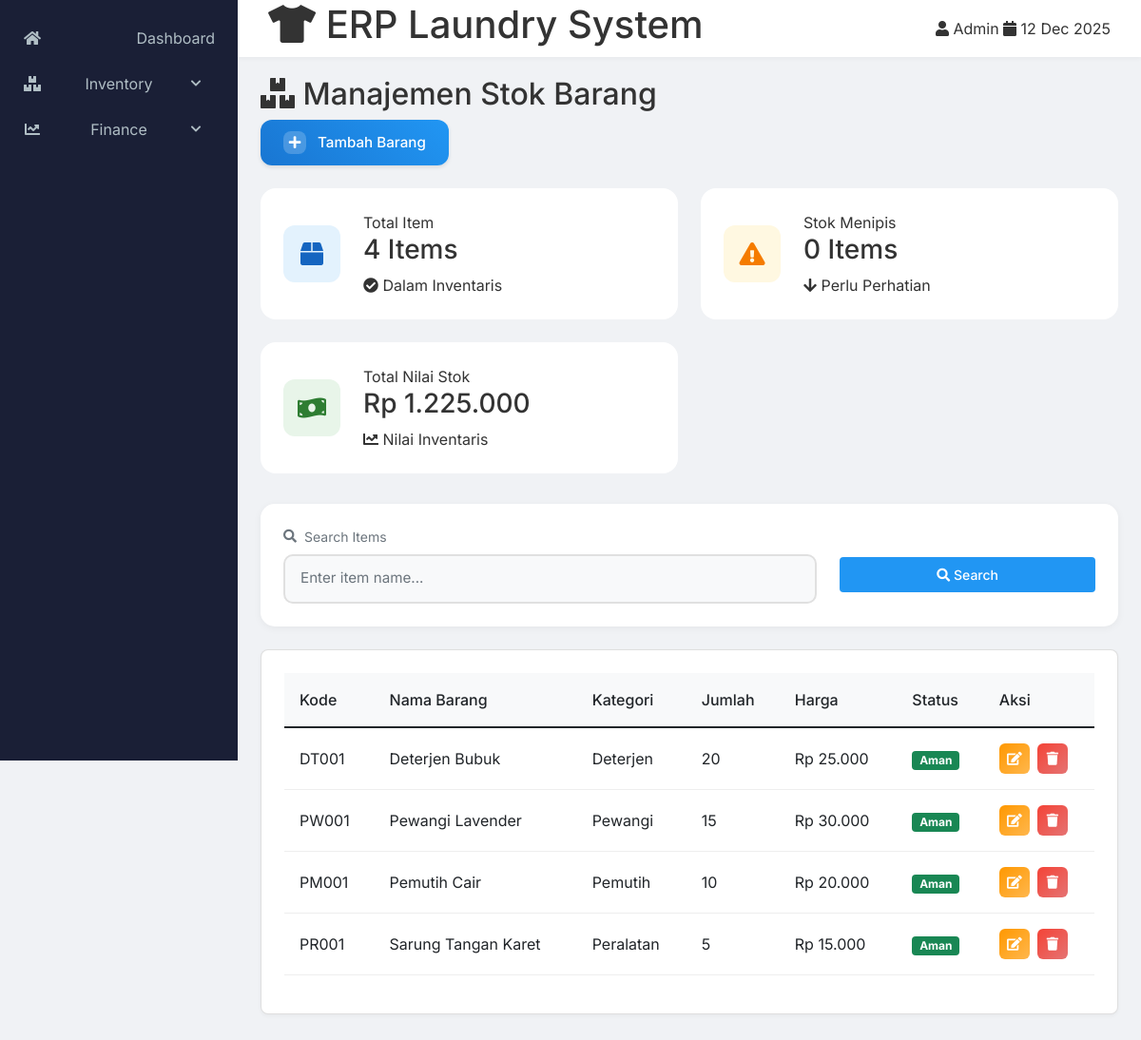
Screenshot of /view/Inventory/list.php with the database file from the repository.
### tables this page shows
CREATE TABLE stok_barang (
    id_barang INT PRIMARY KEY AUTO_INCREMENT,
    kode_barang VARCHAR(20) UNIQUE,
    nama_barang VARCHAR(100),
    kategori ENUM('Deterjen', 'Pewangi', 'Pemutih', 'Peralatan', 'Supplies'),
    jumlah INT,
    satuan VARCHAR(20),
    harga_satuan DECIMAL(10,2),
    min_stok INT,
    max_stok INT,
    lokasi_simpan VARCHAR(50),
    STATUS ENUM('Aktif', 'Tidak Aktif') DEFAULT 'Aktif',
    tanggal_update TIMESTAMP DEFAULT CURRENT_TIMESTAMP
);

### controller/InventoryController.php (called while the page is built, shortened)
<?php
require_once __DIR__ . '/../model/InventoryModel.php';
class InventoryController {
    private $model;
    public function __construct($conn) {
        $this->model = new InventoryModel($conn);
    }
    public function index() {
        return $this->model->getAllStock();
    }
    public function getTotalItems() {
        return $this->model->countTotalItems();
    }
    public function getLowStockCount() {
        return $this->model->countLowStockItems();
    }
    public function getTotalValue() {
        return $this->model->calculateTotalValue();
    }
}
?>

### model/InventoryModel.php (called while the page is built, shortened)
<?php
class InventoryModel {
    private $conn;
    public function __construct($conn) {
        $this->conn = $conn;
    }
    public function getAllStock() {
        $sql = "SELECT *,
                CASE
                    WHEN jumlah <= min_stok THEN 'Kritis'
                    WHEN jumlah <= (min_stok + ((max_stok - min_stok) * 0.2)) THEN 'Rendah'
                    ELSE 'Aman'
                END as status_stok
                FROM stok_barang
                WHERE status = 'Aktif'
                ORDER BY status_stok ASC, kategori ASC";
        return mysqli_query($this->conn, $sql);
    }
    public function countTotalItems() {
        $sql = "SELECT COUNT(*) as total FROM stok_barang WHERE status = 'Aktif'";
        $result = mysqli_query($this->conn, $sql);
        $row = mysqli_fetch_assoc($result);
        return $row['total'];
    }
    public function countLowStockItems() {
        $sql = "SELECT COUNT(*) as total FROM stok_barang
                WHERE jumlah <= min_stok AND status = 'Aktif'";
        $result = mysqli_query($this->conn, $sql);
        $row = mysqli_fetch_assoc($result);
        return $row['total'];
    }
    public function calculateTotalValue() {
        $sql = "SELECT SUM(jumlah * harga_satuan) as total_value
                FROM stok_barang
                WHERE status = 'Aktif'";
        $result = mysqli_query($this->conn, $sql);
        $row = mysqli_fetch_assoc($result);
        return $row['total_value'] ?? 0;
    }
}

### view/Inventory/list.php (the view, shortened to what this page needs)
<?php
require_once '../../controller/InventoryController.php';
require_once '../../config/koneksi.php';
include '../layout/header.php';
include '../layout/sidebar.php';
$controller = new InventoryController($conn);
?>
<div class="container">
    <div class="page-header mb-4">
        <h2><i class="fas fa-boxes"></i> Manajemen Stok Barang</h2>
        <div class="header-actions">
            <a href="form.php" class="btn btn-custom-primary btn-with-icon">
                <div class="btn-icon">
                    <i class="fas fa-plus"></i>
                </div>
                <span>Tambah Barang</span>
            </a>
        </div>
    </div>
    <div class="finance-summary">
        <div class="summary-card inventory-total" data-aos="fade-up" data-aos-delay="100">
            <div class="icon-wrapper">
                <i class="fas fa-box"></i>
            </div>
            <div class="info">
                <span class="label">Total Item</span>
                <h3 class="amount"><?= $controller->getTotalItems() ?> Items</h3>
                <div class="trend positive">
                    <i class="fas fa-check-circle"></i>
                    <span>Dalam Inventaris</span>
                </div>
            </div>
        </div>
        <div class="summary-card inventory-warning" data-aos="fade-up" data-aos-delay="200">
            <div class="icon-wrapper">
                <i class="fas fa-exclamation-triangle"></i>
            </div>
            <div class="info">
                <span class="label">Stok Menipis</span>
                <h3 class="amount"><?= $controller->getLowStockCount() ?> Items</h3>
                <div class="trend warning">
                    <i class="fas fa-arrow-down"></i>
                    <span>Perlu Perhatian</span>
                </div>
            </div>
        </div>
        <div class="summary-card inventory-value" data-aos="fade-up" data-aos-delay="300">
            <div class="icon-wrapper">
                <i class="fas fa-money-bill-wave"></i>
            </div>
            <div class="info">
                <span class="label">Total Nilai Stok</span>
                <h3 class="amount">Rp <?= number_format($controller->getTotalValue(), 0, ',', '.') ?></h3>
                <div class="trend">
                    <i class="fas fa-chart-line"></i>
                    <span>Nilai Inventaris</span>
                </div>
            </div>
        </div>
    </div>
    <div class="card filter-card mb-4" data-aos="fade-up" data-aos-delay="400">
        <div class="card-body">
            <div class="row">
                <div class="col-md-8">
                    <div class="search-box">
                        <label class="form-label text-muted">
                            <i class="fas fa-search"></i> Search Items
                        </label>
                        <div class="input-group">
                            <input type="text" id="searchInput" class="form-control custom-input"
                                   placeholder="Enter item name...">
                        </div>
                    </div>
                </div>
                <div class="col-md-4">
                    <label class="form-label text-muted">&nbsp;</label>
                    <button onclick="filterData()" class="btn btn-primary w-100 custom-button">
                        <i class="fas fa-search"></i> Search
                    </button>
                </div>
            </div>
        </div>
    </div>
    <div class="card" data-aos="fade-up" data-aos-delay="500">
        <div class="card-body">
            <div class="table-responsive">
                <table class="table">
                    <thead>
                        <tr>
                            <th>Kode</th>
                            <th>Nama Barang</th>
                            <th>Kategori</th>
                            <th>Jumlah</th>
                            <th>Harga</th>
                            <th>Status</th>
                            <th>Aksi</th>
                        </tr>
                    </thead>
                    <tbody>
                        <?php
                        $data = $controller->index();
                        while($row = mysqli_fetch_assoc($data)):
                        ?>
                        <tr>
                            <td><?= $row['kode_barang'] ?></td>
                            <td><?= $row['nama_barang'] ?></td>
                            <td><?= $row['kategori'] ?></td>
                            <td><?= $row['jumlah'] ?></td>
                            <td>Rp <?= number_format($row['harga_satuan'], 0, ',', '.') ?></td>
                            <td>
                                <span class="badge bg-<?= $row['jumlah'] <= $row['min_stok'] ? 'danger' : 'success' ?>">
                                    <?= $row['jumlah'] <= $row['min_stok'] ? 'Kritis' : 'Aman' ?>
                                </span>
                            </td>
                            <td>
                                <div class="action-buttons">
                                    <a href="form.php?id=<?= $row['id_barang'] ?>"
                                       class="btn btn-sm btn-custom-warning"
                                       data-bs-toggle="tooltip"
                                       title="Edit">
                                        <i class="fas fa-edit"></i>
                                    </a>
                                    <button type="button"
                                            class="btn btn-sm btn-custom-danger"
                                            onclick="deleteBarang(<?= $row['id_barang'] ?>)"
                                            data-bs-toggle="tooltip"
                                            title="Hapus">
                                        <i class="fas fa-trash"></i>
                                    </button>
                                </div>
                            </td>
                        </tr>
                        <?php endwhile; ?>
                    </tbody>
                </table>
            </div>
        </div>
    </div>
</div>
<?php include '../layout/footer.php'; ?>

### assets/css/style.css (style rules this page uses)
* { margin: 0; padding: 0; box-sizing: border-box; }
body { font-family: 'Inter', sans-serif; background: #f0f2f5; color: #333; min-height: 100vh; margin: 0; display: flex; }
.container { padding: 80px 24px 24px; max-width: 1400px; margin: 0 auto; }
.card { background: white; border-radius: 8px; box-shadow: 0 2px 4px rgba(0,0,0,0.04); margin-bottom: 1.5rem; }
.card-body { padding: 1.5rem; }
.table { width: 100%; border-collapse: collapse; }
.table th, .table td { padding: 1rem; text-align: left; border-bottom: 1px solid #eee; }
.table th { background: #f8f9fa; font-weight: 500; white-space: nowrap; position: sticky; top: 0; z-index: 1; }
.table td { vertical-align: middle; }
.table-responsive { overflow-x: auto; margin: 0 -1.5rem; padding: 0 1.5rem; }
.form-control { width: 100%; padding: 0.5rem; border: 1px solid #ddd; border-radius: 4px; font-size: 0.875rem; }
.btn { padding: 0.5rem 1rem; border-radius: 4px; font-size: 0.875rem; font-weight: 500; cursor: pointer; border: none; transition: all 0.3s; }
.btn-primary { background: #2196F3; color: white; }
.mb-4 { margin-bottom: 1.5rem; }

### view/Inventory/list.php (style rules this page uses)
.finance-summary { display: grid; grid-template-columns: repeat(auto-fit, minmax(300px, 1fr)); gap: 1.5rem; margin-bottom: 2rem; }
.summary-card { background: white; border-radius: 16px; padding: 1.5rem; display: flex; align-items: center; gap: 1.5rem; transition: transform 0.3s ease, box-shadow 0.3s ease; }
.summary-card .icon-wrapper { width: 60px; height: 60px; border-radius: 12px; display: flex; align-items: center; justify-content: center; font-size: 24px; }
.inventory-total .icon-wrapper { background: #e3f2fd; color: #1565c0; }
.inventory-warning .icon-wrapper { background: #fff8e1; color: #f57c00; }
.inventory-value .icon-wrapper { background: #e8f5e9; color: #2e7d32; }
.search-box { position: relative; }
.search-box .form-label { font-size: 0.875rem; margin-bottom: 0.5rem; color: #666; display: flex; align-items: center; gap: 0.5rem; }
.custom-input { border: 2px solid #e0e0e0; border-radius: 10px; padding: 0.8rem 1rem; font-size: 0.95rem; transition: all 0.3s ease; background: #f8f9fa; }
.header-actions { display: flex; gap: 1rem; }
.btn-with-icon { display: flex; align-items: center; gap: 0.75rem; padding: 0.75rem 1.5rem; border-radius: 12px; font-weight: 500; font-size: 0.95rem; transition: all 0.3s ease; border: none; box-shadow: 0 2px 4px rgba(0,0,0,0.1); }
.btn-custom-primary { background: linear-gradient(45deg, #1976d2, #2196F3); color: white; }
.btn-icon { display: flex; align-items: center; justify-content: center; width: 24px; height: 24px; border-radius: 8px; background: rgba(255,255,255,0.2); }
.btn-icon i { font-size: 0.9rem; }
.btn-with-icon { position: relative; overflow: hidden; }
.btn-with-icon::after { content: ''; position: absolute; top: 0; left: 0; width: 100%; height: 100%; background: rgba(255,255,255,0.1); transform: translateX(-100%); transition: transform 0.3s ease; }
.filter-card { background: white; border: none; border-radius: 15px; box-shadow: 0 2px 8px rgba(0,0,0,0.05); margin-bottom: 2rem; }
.filter-card .card-body { padding: 1.5rem; }
.action-buttons { display: flex; gap: 0.5rem; }
.btn-custom-warning, .btn-custom-danger { width: 32px; height: 32px; padding: 0; display: flex; align-items: center; justify-content: center; border-radius: 6px; transition: all 0.3s ease; }
.btn-custom-warning { background: linear-gradient(135deg, #ff9800, #ffb74d); color: white; }
.btn-custom-danger { background: linear-gradient(135deg, #f44336, #e57373); color: white; }

### rows the page displays
stok_barang: kode_barang "DT001", nama_barang "Deterjen Bubuk", kategori "Deterjen", jumlah "20", harga_satuan "25.000", min_stok "Aman"
stok_barang: kode_barang "PW001", nama_barang "Pewangi Lavender", kategori "Pewangi", jumlah "15", harga_satuan "30.000", min_stok "Aman"
stok_barang: kode_barang "PM001", nama_barang "Pemutih Cair", kategori "Pemutih", jumlah "10", harga_satuan "20.000", min_stok "Aman"
stok_barang: kode_barang "PR001", nama_barang "Sarung Tangan Karet", kategori "Peralatan", jumlah "5", harga_satuan "15.000", min_stok "Aman"

### other values shown
$controller->getTotalItems() "4"
$controller->getLowStockCount() "0"
$controller->getTotalValue() "1.225.000"
